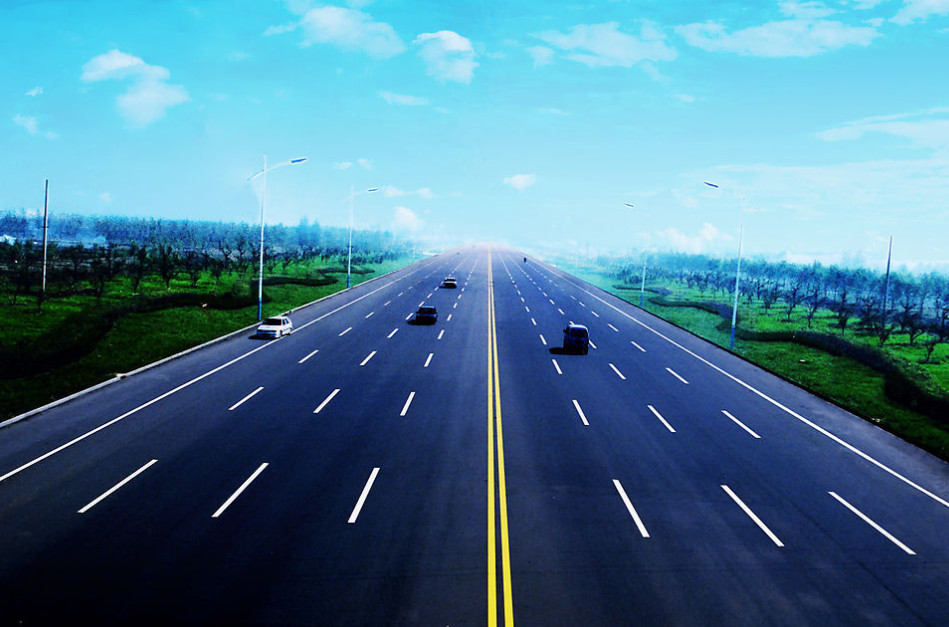
#> input picture 1.FilterBasicsAndEdgeDetection(3)/1.FilterBasicsAndEdgeDetection/data/road.jpeg, 949 x 627 px
$ python edge.py
#> lines starting #> are read from the running program, lines starting #| are printed output that depends on the picture; after the words box and inside, x2 and y2 are one past the last pixel; in counts of white or black regions, pixels touching at a corner belong together
from PIL import Image, ImageDraw  # pillow package
import numpy as np
from scipy import ndimage

sigma = 1.2
low_thr = 100
high_thr = 150
num_lines = 10

def read_img_as_array(file):
    '''read image and convert it to numpy array with dtype np.float64'''
#> called with file = '../data/road.jpeg'
    img = Image.open(file)
#> img is the input picture: PIL image 949x627 RGB; mean R, G, B 75.7, 122.5, 148
    arr = np.asarray(img, dtype=np.float64)
    return arr


def save_array_as_img(arr, file):
    # make sure arr falls in [0,255]
    min, max = arr.min(), arr.max()
    if min < 0 or max > 255:
        arr = (arr - min) / (max - min) * 255

    arr = arr.astype(np.uint8)
    img = Image.fromarray(arr)
    img.save(file)


# [8 lines left out: function show_array_as_img, not called in this run]


def rgb2gray(arr):
    R = arr[:, :, 0]  # red channel
    G = arr[:, :, 1]  # green channel
    B = arr[:, :, 2]  # blue channel
    gray = 0.2989 * R + 0.5870 * G + 0.1140 * B
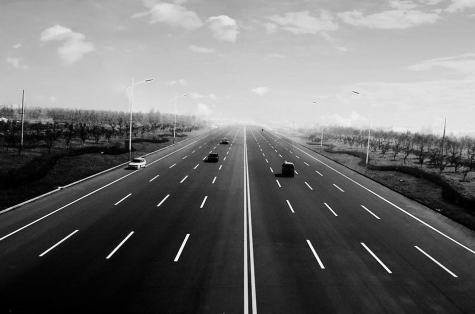
#> gray: shape (627, 949) float64 (shown at 1/2 size); min 0, max 255, mean 111.4
    return gray


#########################################
## Please complete following functions ##
#########################################

def sobel(arr):
    '''Apply sobel operator on arr and return the result.'''
    # TODO: Please complete this function.
    # your code here
    sobel_kernel_x = np.array([[1, 0, -1], [2, 0, -2], [1, 0, -1]])
    sobel_kernel_y = np.array([[1, 2, 1], [0, 0, 0], [-1, -2, -1]])

    Gx = ndimage.convolve(arr, sobel_kernel_x)
    Gy = ndimage.convolve(arr, sobel_kernel_y)
    G = np.sqrt(np.square(Gx) + np.square(Gy))

    print("Sobel done, Saving...")

    return G, Gx, Gy


def nonmax_suppress(G, Gx, Gy):
    '''Suppress non-max value along direction perpendicular to the edge.'''
    assert G.shape == Gx.shape
    assert G.shape == Gy.shape
    # TODO: Please complete this function.
    # your code here
    padding_G = np.pad(G, mode='edge', pad_width=1)
    suppressed_G = np.copy(G)
    theta = np.arctan2(Gy, Gx) * 180 / np.pi
    for i in range(Gx.shape[0]):
        for j in range(G.shape[1]):
            if -22.5 < theta[i][j] < 22.5 or 157.5 < theta[i][j] < 180 or -180 < theta[i][j] < -157.5:
                n1 = padding_G[i + 1][j + 2]
                n2 = padding_G[i + 1][j]
            if 22.5 < theta[i][j] < 67.5 or -112.5 > theta[i][j] > -157.5:
                n1 = padding_G[i + 2][j + 2]
                n2 = padding_G[i][j]
            if 67.5 < theta[i][j] < 112.5 or -112.5 < theta[i][j] < -67.5:
                n1 = padding_G[i + 2][j + 1]
                n2 = padding_G[i][j + 1]
            if 112.5 < theta[i][j] < 157.5 or -67.5 < theta[i][j] < -22.5:
                n1 = padding_G[i][j + 2]
                n2 = padding_G[i + 2][j]
            if G[i][j] < n1 or G[i][j] < n2:
                suppressed_G[i][j] = 0

            # [14 lines of commented-out code are left out]
            print(i, ',', j, 'done')

        print("no_max done, saving")

    return suppressed_G


def thresholding(G, t):
    '''Binarize G according threshold t'''
    G_binary = G.copy()
    G_binary[G_binary <= t] = 0

    return G_binary


def hysteresis_thresholding(G, low, high):
    '''Binarize G according threshold low and high'''
    # TODO: Please complete this function.
    # your code here
    G_low = thresholding(G, low)
    G_low[G_low != 0] = 128
    G_high = thresholding(G, high)
    G_high[G_high != 0] = 255

    G_hyst = np.copy(G_high)
    visited = np.zeros_like(G)
    x, y = G_hyst.shape

    def searching_connection(i, j):
        if i >= x or i < 0 or j >= y or j < 0 or visited[i, j] == 1 or G_low[i, j] == 0:
            return
        visited[i, j] = 1
        if G_low[i][j] == 128:
            G_hyst[i, j] = 255
            searching_connection(i - 1, j - 1)
            searching_connection(i, j - 1)
            searching_connection(i + 1, j - 1)
            searching_connection(i - 1, j)
            searching_connection(i + 1, j)
            searching_connection(i - 1, j + 1)
            searching_connection(i, j + 1)
            searching_connection(i + 1, j + 1)

    for i in range(x):
        for j in range(y):
            if visited[i, j] == 1:
                continue
            if G_hyst[i, j] == 255:
                searching_connection(i, j)
            elif G_low[i, j] == 0:
                visited[i, j] = 1

    # [7 lines of commented-out code are left out]
    print("Hysteresis_thresholding Done, saving...")
    return G_low, G_high, G_hyst


def hough(G_hyst):
    '''Return Hough transform of G'''
    # TODO: Please complete this function.
    # your code here
    # Define the Hough space size based on the maximum distance and angle
    max_distance = int(
        np.ceil(np.sqrt(G_hyst.shape[0] ** 2 + G_hyst.shape[1] ** 2)))  # Maximum distance from the origin
    max_angle = 180  # Maximum angle is usually 180 degrees

    # Create the Hough accumulator array
    accumulator = np.zeros((2 * max_distance, max_angle))

    # Iterate over the edge map to find edge pixels
    edge_indices = np.argwhere(G_hyst != 0)
    for y, x in edge_indices:
        for theta in range(max_angle):
            angle = np.deg2rad(theta)
            rho = int(x * np.cos(angle) + y * np.sin(angle)) + max_distance
            accumulator[rho, theta] += 1

    return accumulator


def get_lines_from_hough(accumulator, num_lines):
    lines = []
    # Find the indices of the highest-voting cells in the accumulator
    indices = np.argpartition(accumulator, -num_lines, axis=None)[-num_lines:]
    # Convert the indices to (rho, theta) values
    rhos, thetas = np.unravel_index(indices, accumulator.shape)
    for rho, theta in zip(rhos, thetas):
        # Convert back to original rho and theta values
        rho -= int(accumulator.shape[0] / 2)
        theta = np.deg2rad(theta)
        lines.append((rho, theta))
    return lines


def draw_lines(image, lines):
    draw = ImageDraw.Draw(image)
    for rho, theta in lines:
        a = np.cos(theta)
        b = np.sin(theta)
        x0 = int(a * rho)
        y0 = int(b * rho)
        # Extend the line segment to be visible on the image
        x1 = int(x0 + 1000 * (-b))
        y1 = int(y0 + 1000 * (a))
        x2 = int(x0 - 1000 * (-b))
        y2 = int(y0 - 1000 * (a))
        draw.line((x1, y1, x2, y2), fill=128, width=3)
    return draw


if __name__ == '__main__':
    input_path = '../data/road.jpeg'
    img = read_img_as_array(input_path)
    # show_array_as_img(img)
    # TODO: finish assignment Part II: detect edges on 'img'

    # 2.1 Gray-scale
    gray = rgb2gray(img)
    save_array_as_img(gray, '../data/2.1_gray.jpg')
#> in save_array_as_img, `min, max = arr.min(), arr.max()`: min = 0; max = 255

    # 2.2 Gauss
    gauss = ndimage.gaussian_filter(gray, sigma=sigma, )
    save_array_as_img(gauss, '../data/2.2_gause.jpg')

    # 2.3 Sobel
    G, Gx, Gy = sobel(gauss)
    save_array_as_img(Gx, '../data/2.3_G_x.jpg')
    save_array_as_img(Gy, '../data/2.3_G_y.jpg')
    save_array_as_img(G, '../data/2.3_G.jpg')

    # 2.4 Non-max
    suppressed_G = nonmax_suppress(G, Gx, Gy)
#> after the loop in nonmax_suppress, `for i in range(Gx.shape[0]):`:
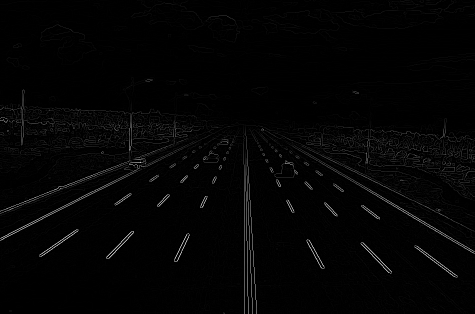
#> suppressed_G: shape (627, 949) float64 (shown at 1/2 size); min 0, max 519.4, mean 8.5; drawn with min black and max white
    save_array_as_img(suppressed_G,'../data/2.4_supress.jpg')

    # 2.5 thresholding
    G_low, G_high, G_hyst = hysteresis_thresholding(suppressed_G, low_thr, high_thr)
#> in hysteresis_thresholding, `G_low[G_low != 0] = 128`:
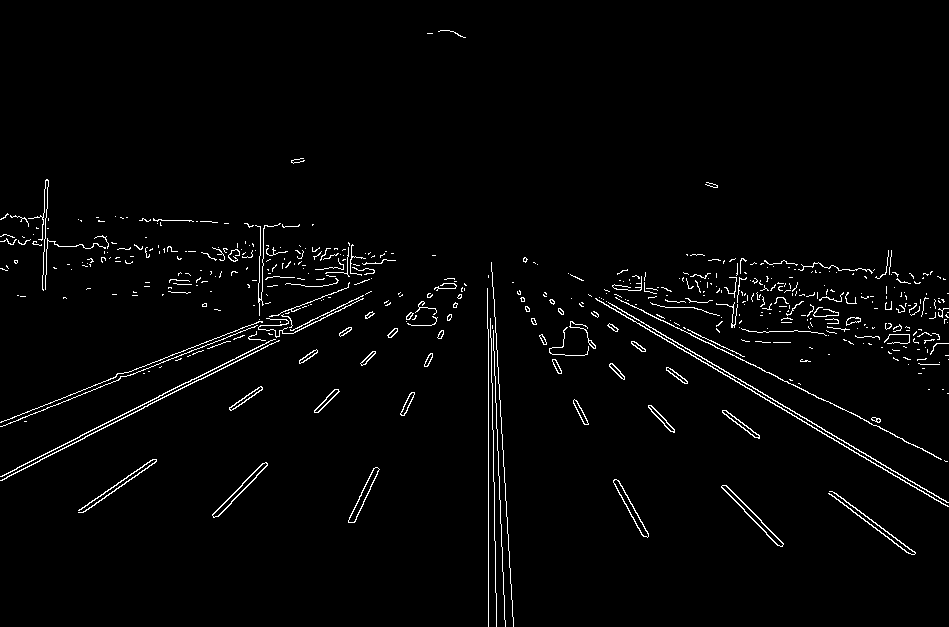
#> G_low: shape (627, 949) float64; values 0 (black) and 128 (white), 2.2% white in thin lines or dots
#> after the loop in hysteresis_thresholding, `for i in range(x):`:
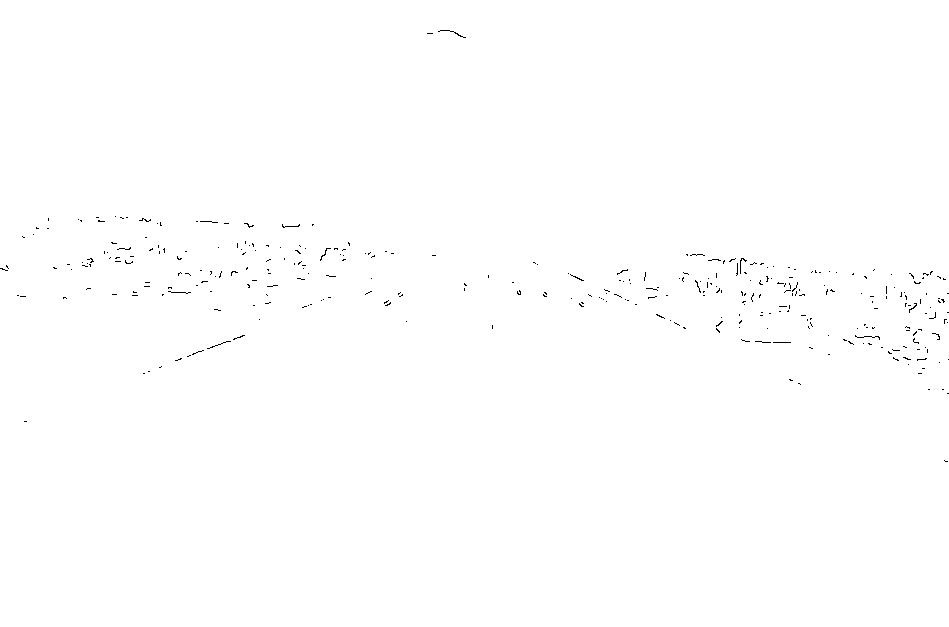
#> visited: shape (627, 949) float64; values 0 (black) and 1 (white), 99.7% white; black in thin lines or dots, all inside (x1, y1, x2, y2) = (0, 30, 949, 462)
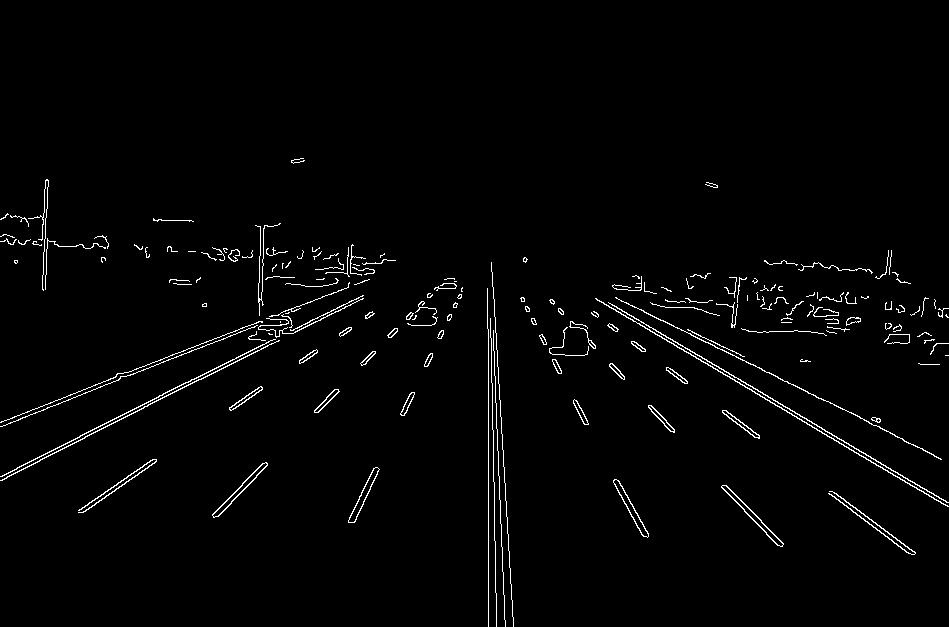
#> G_hyst: shape (627, 949) float64; 1.9% white in thin lines or dots, all inside (x1, y1, x2, y2) = (0, 158, 949, 627)
    save_array_as_img(G_low, '../data/2.5_edgemap_low.jpg')
    save_array_as_img(G_high, '../data/2.5_edgemap_high.jpg')
    save_array_as_img(G_hyst, '../data/2.5_edgemap.jpg')

    # 2.6
    G_hough = hough(G_hyst)
#> in hough, `edge_indices = np.argwhere(G_hyst != 0)`: edge_indices = 11190 pairs, first value 158 to 626, second value 0 to 948
#> the loop in hough, `for y, x in edge_indices:` made 11190 passes
#> (y, x) on passes 1 to 3: (158, 300), (158, 301), (158, 302)
#> after the loop in hough, `for y, x in edge_indices:`:
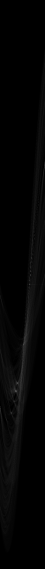
#> accumulator: shape (2276, 180) float64 (shown at 1/4 size); min 0, max 298, mean 4.9; drawn with min black and max white

    save_array_as_img(G_hough, '../data/2.6_hough.jpg')

    # 2.7
    img = Image.open(input_path)
    possible_lines = get_lines_from_hough(G_hough, num_lines)
#> in get_lines_from_hough, `indices = np.argpartition(accumulator, -num_lines, axis=None)[-num_lin..`: indices = [281943, 198120, 197940, 281223, 275469, 204596, 281764, 195601, 281763, 292680]
#> in get_lines_from_hough, `rhos, thetas = np.unravel_index(indices, accumulator.shape)`: rhos = [1566, 1100, 1099, 1562, 1530, 1136, 1565, 1086, 1565, 1626]; thetas = [63, 120, 120, 63, 69, 116, 64, 121, 63, 0]
#> the loop in get_lines_from_hough, `for rho, theta in zip(rhos, thetas):` made 10 passes
#> (rho, theta) on passes 1 to 8: (428, 1.1), (-38, 2.09), (-39, 2.09), (424, 1.1), (392, 1.2), (-2, 2.02), (427, 1.12), (-52, 2.11)
#> after the loop in get_lines_from_hough, `for rho, theta in zip(rhos, thetas):`: lines = [(428, 1.1), (-38, 2.09), (-39, 2.09), (424, 1.1), (392, 1.2), (-2, 2.02), (427, 1.12), (-52, 2.11), (427, 1.1), (488, 0)]
#> possible_lines has the same summary as lines in get_lines_from_hough
    drew_img = draw_lines(img,possible_lines)
#> the loop in draw_lines, `for rho, theta in lines:` made 10 passes
#> (rho, theta, a, b, x0, y0, x1, y1) on passes 1 to 8: (428, 1.1, 0.454, 0.891, 194, 381, -697, 834), (-38, 2.09, -0.5, 0.866, 18, -32, -848, -531), (-39, 2.09, -0.5, 0.866, 19, -33, -847, -532), (424, 1.1, 0.454, 0.891, 192, 377, -699, 830), (392, 1.2, 0.358, 0.934, 140, 365, -793, 723), (-2, 2.02, -0.438, 0.899, 0, -1, -898, -439), (427, 1.12, 0.438, 0.899, 187, 383, -711, 821), (-52, 2.11, -0.515, 0.857, 26, -44, -831, -559)
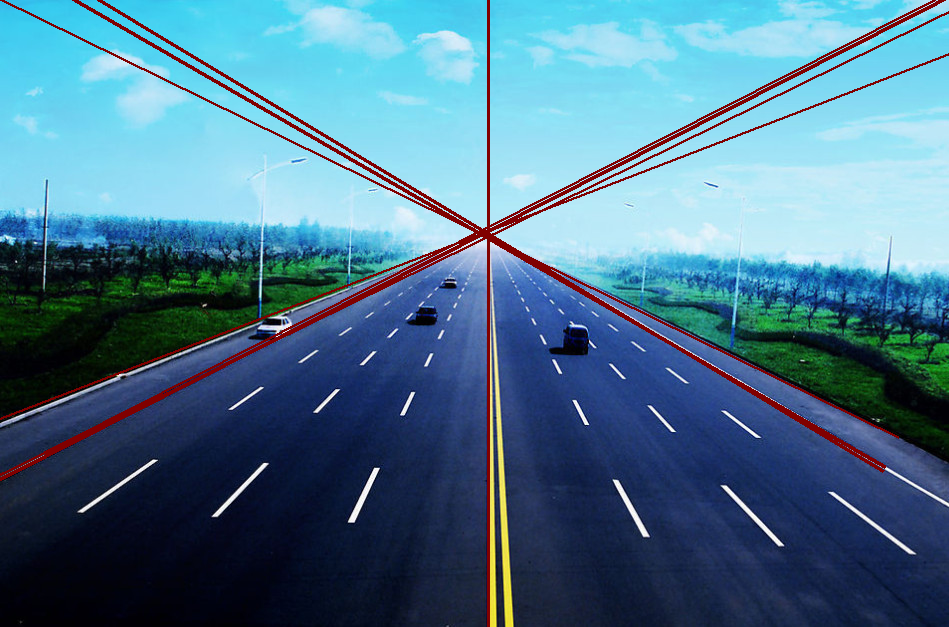
#> img: PIL image 949x627 RGB; mean R, G, B 75.8, 116.6, 141.4
    img.save('../data/2.7_detection_result.jpg')

$ run again, with 1.FilterBasicsAndEdgeDetection(3)/1.FilterBasicsAndEdgeDetection/data/1.2_derained.jpg copied over 1.FilterBasicsAndEdgeDetection(3)/1.FilterBasicsAndEdgeDetection/data/road.jpeg
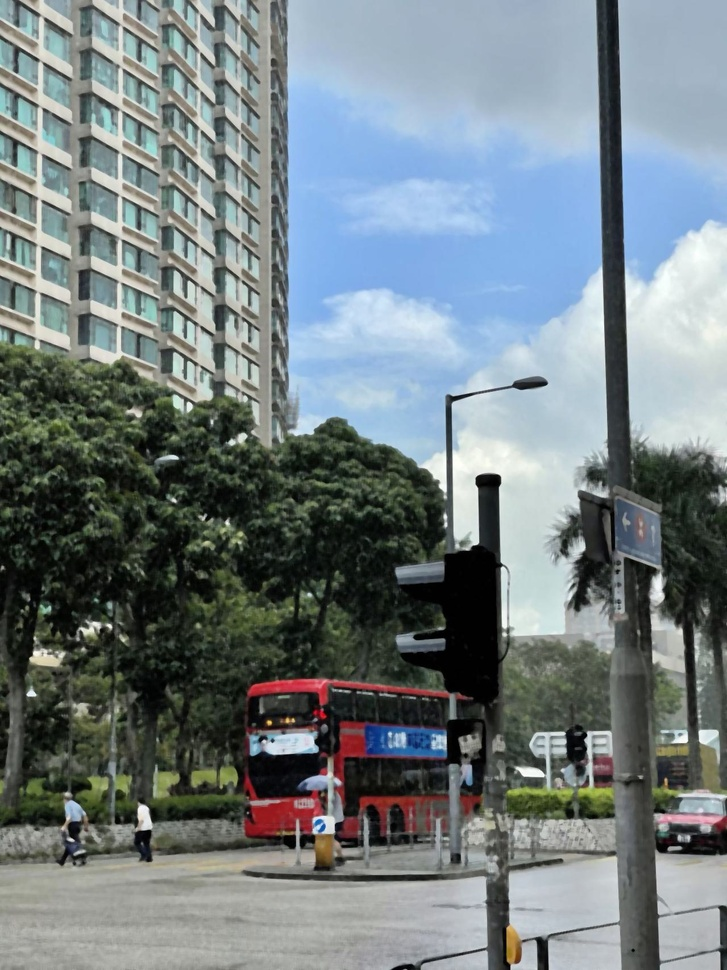
#> input picture 1.FilterBasicsAndEdgeDetection(3)/1.FilterBasicsAndEdgeDetection/data/1.2_derained.jpg, 727 x 970 px, shrunk from 1279 x 1706 before the run
#> in read_img_as_array, img is the input picture: PIL image 727x970 RGB; mean R, G, B 115.8, 126.7, 129.7
#> min = 0; max = 254.7
#> G_binary: shape (970, 727) float64; min 0, max 503.3, mean 10.3
#> in hysteresis_thresholding, `G_low[G_low != 0] = 128`:
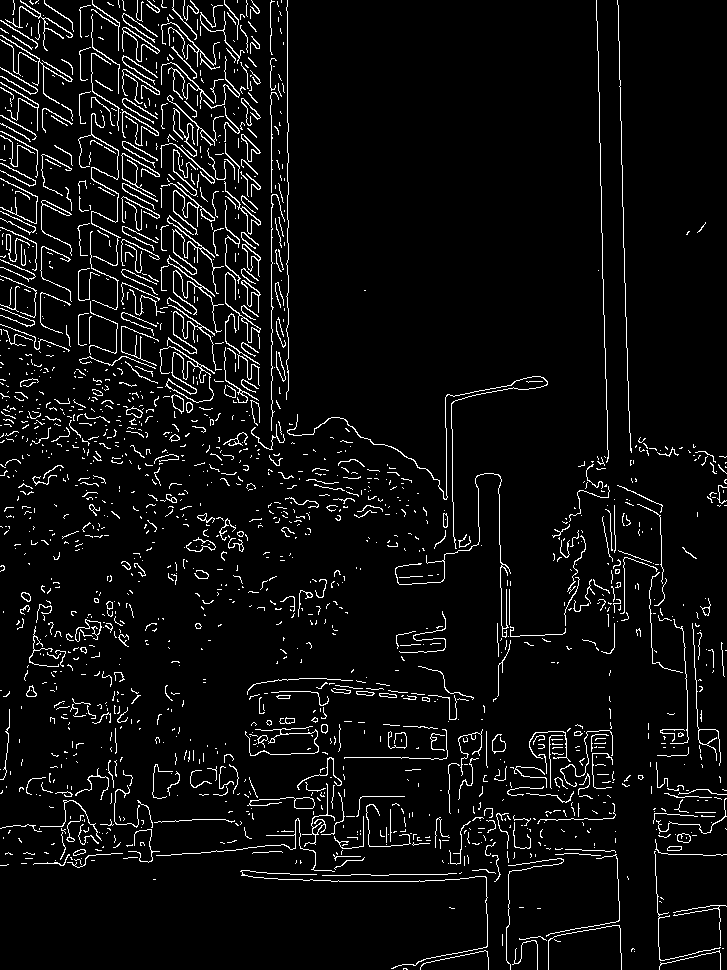
#> G_low: shape (970, 727) float64; values 0 (black) and 128 (white), 5.5% white in thin lines or dots
#> G_binary: shape (970, 727) float64; min 0, max 503.3, mean 7.6
#> G_high: shape (970, 727) float64; 3.3% white in thin lines or dots
#> G_hyst: shape (970, 727) float64; 4.7% white in thin lines or dots
#> edge_indices = 32995 pairs, first value 0 to 969, second value 0 to 726
#> the loop in hough, `for y, x in edge_indices:` made 32995 passes
#> (y, x) on passes 1 to 3: (0, 13), (0, 20), (0, 38)
#> indices = [249480, 252000, 111059, 218492, 218485, 258840, 218487, 262800, 270000, 267120]
#> rhos = [1386, 1400, 616, 1213, 1213, 1438, 1213, 1460, 1500, 1484]; thetas = [0, 0, 179, 152, 145, 0, 147, 0, 0, 0]
#> the loop in get_lines_from_hough, `for rho, theta in zip(rhos, thetas):` made 10 passes
#> (rho, theta) on passes 1 to 8: (173, 0), (187, 0), (-597, 3.12), (0, 2.65), (0, 2.53), (225, 0), (0, 2.57), (247, 0)
#> after the loop in get_lines_from_hough, `for rho, theta in zip(rhos, thetas):`: lines = [(173, 0), (187, 0), (-597, 3.12), (0, 2.65), (0, 2.53), (225, 0), (0, 2.57), (247, 0), (287, 0), (271, 0)]
#> possible_lines has the same summary as lines in get_lines_from_hough
#> the loop in draw_lines, `for rho, theta in lines:` made 10 passes
#> (rho, theta, a, b, x0, y0, x1, y1) on passes 1 to 8: (173, 0, 1, 0, 173, 0, 173, 1000), (187, 0, 1, 0, 187, 0, 187, 1000), (-597, 3.12, -1, 0.0175, 596, -10, 578, -1009), (0, 2.65, -0.883, 0.469, 0, 0, -469, -882), (0, 2.53, -0.819, 0.574, 0, 0, -573, -819), (225, 0, 1, 0, 225, 0, 225, 1000), (0, 2.57, -0.839, 0.545, 0, 0, -544, -838), (247, 0, 1, 0, 247, 0, 247, 1000)
#> `drew_img = draw_lines(img,possible_lines)`:
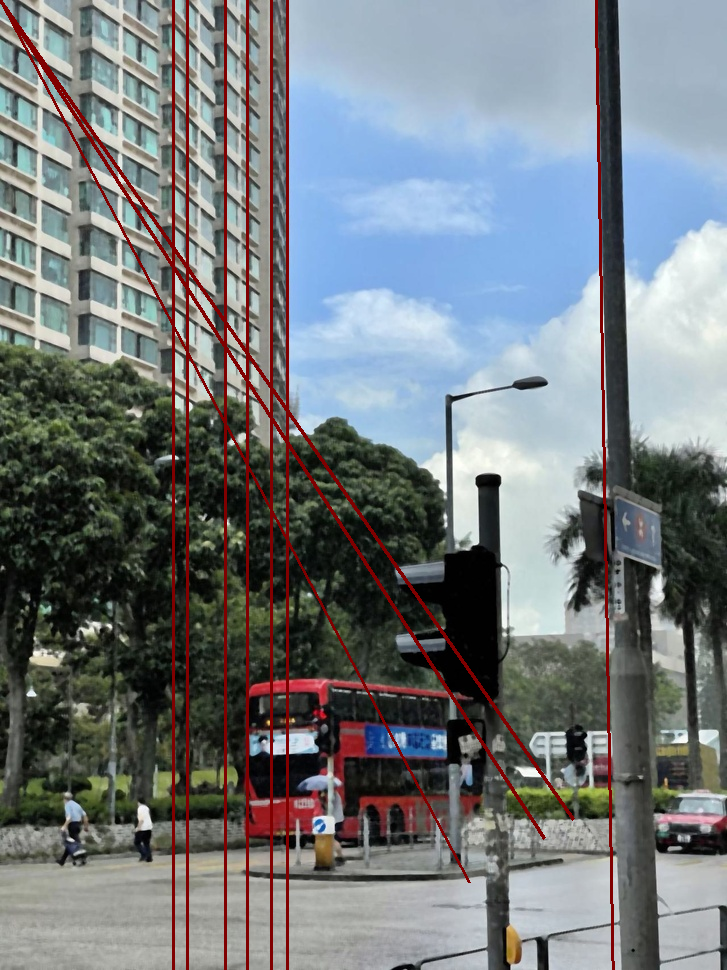
#> img: PIL image 727x970 RGB; mean R, G, B 116.9, 122.1, 125.4
